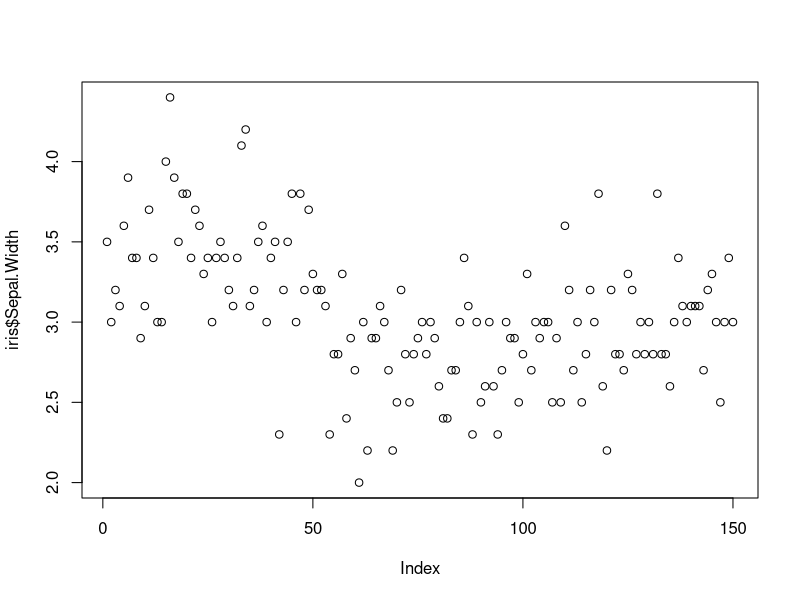
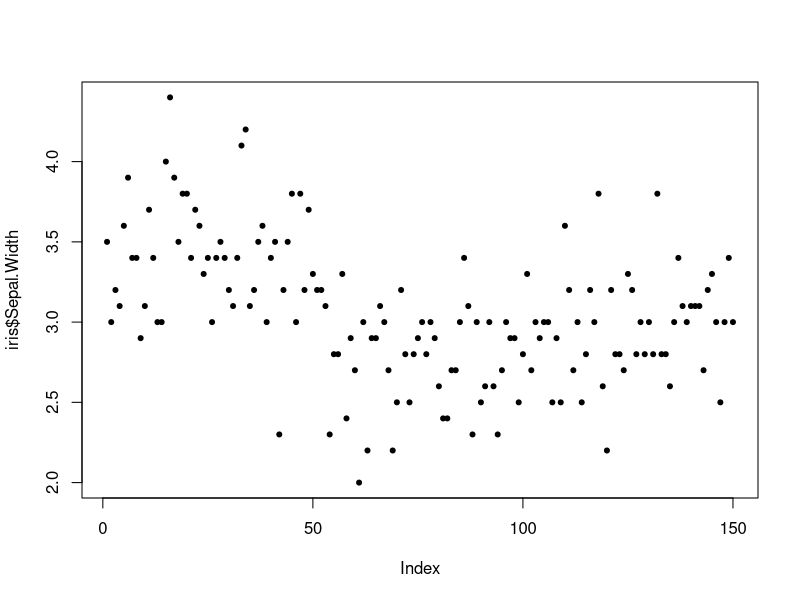
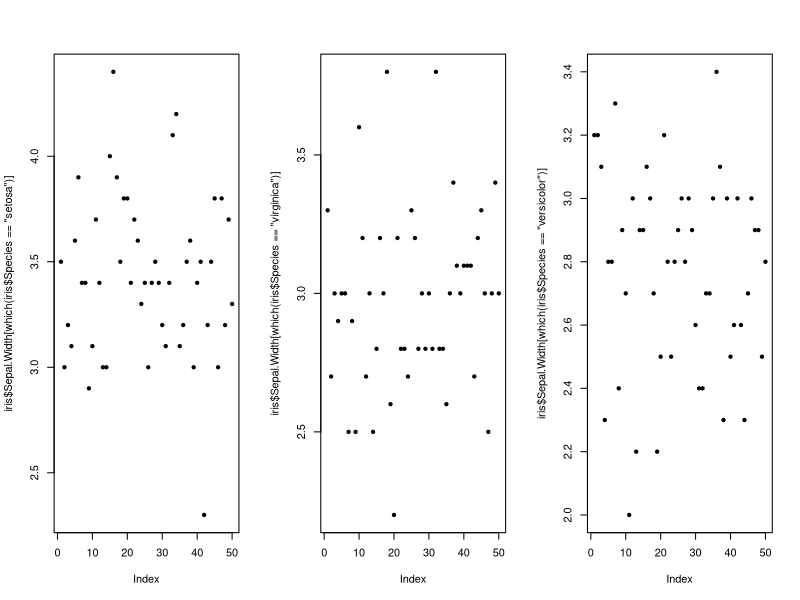
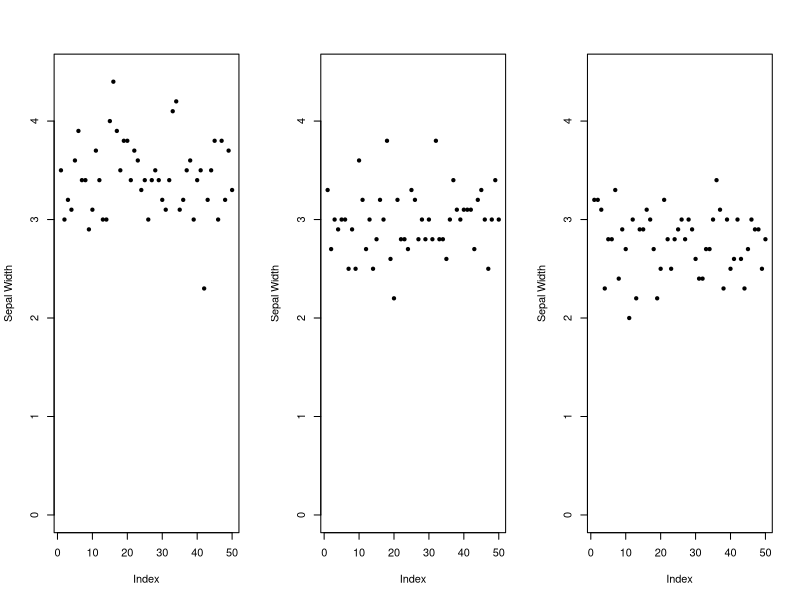
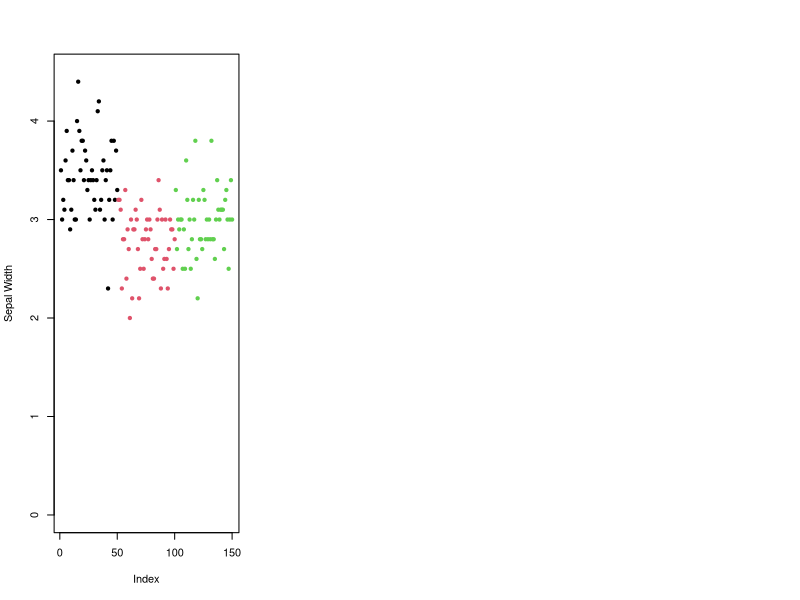
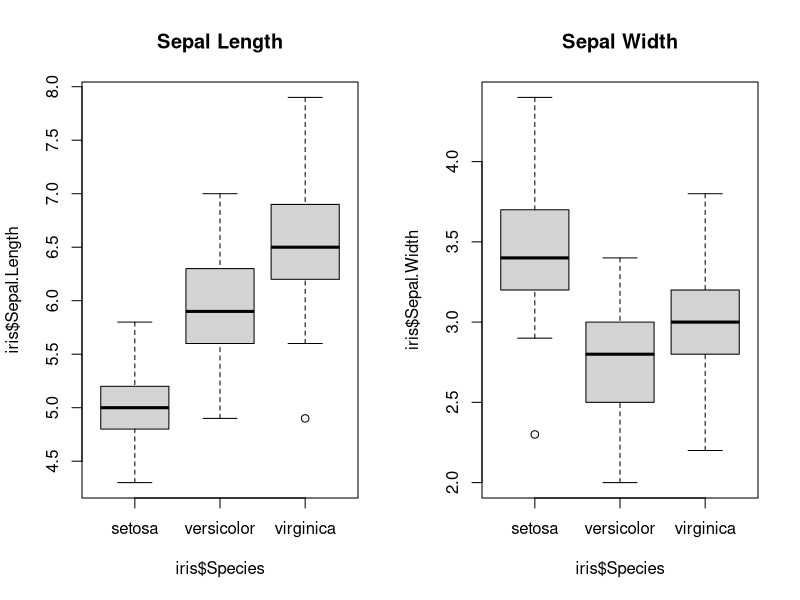
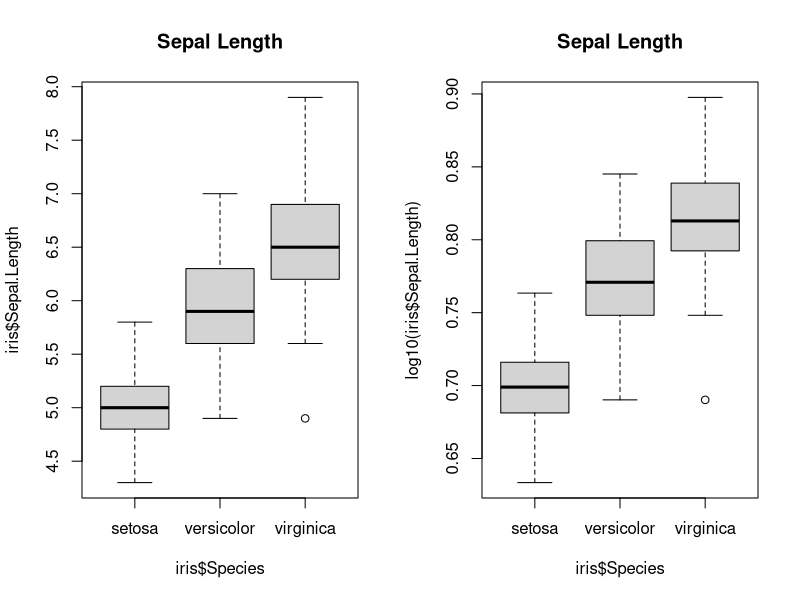
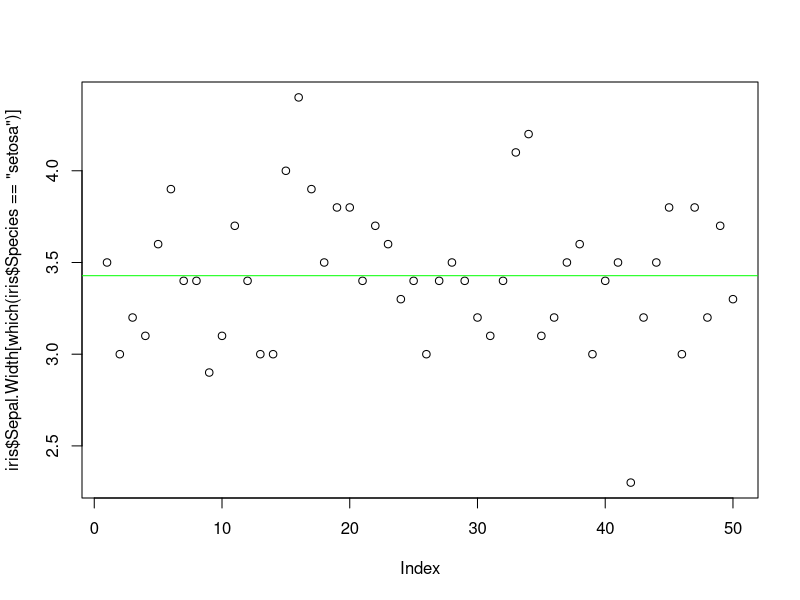

R code for these plots, in order:
#Load the iris dataset
data(iris)

#let's take a look at iris
head(iris)
summary(iris)

#Use the aggregate function to calculate the mean per species for each covariate
aggregate(iris[,1:4], by=list(Species=iris$Species), FUN=mean)

#Use aggregate to calculate the standard deviation for each species per covariate
aggregate(iris[,1:4], by=list(Species=iris$Species), FUN=sd)

#Let's take a look at the distribution of sepal width
plot(iris$Sepal.Width)

#when I plot I like to make filled circles
plot(iris$Sepal.Width, pch=20)

#Let's graph our species sepal widths side by side, one row three columns
par(mfrow=c(1,3))
plot(iris$Sepal.Width[which(iris$Species=="setosa")], pch=20)
plot(iris$Sepal.Width[which(iris$Species=="virginica")], pch=20)
plot(iris$Sepal.Width[which(iris$Species=="versicolor")], pch=20)

#Let's plot this to a file
pdf("~/Desktop/sepal_width.pdf", width = 12, height =6)
par(mfrow=c(1,3))
plot(iris$Sepal.Width[which(iris$Species=="setosa")], pch=20)
plot(iris$Sepal.Width[which(iris$Species=="virginica")], pch=20)
plot(iris$Sepal.Width[which(iris$Species=="versicolor")], pch=20)
dev.off()

#Let's make the same figure but with a labeled y-axis of "Sepal Width"
pdf("~/Desktop/sepal_width.pdf", width = 12, height =6)
par(mfrow=c(1,3))
plot(iris$Sepal.Width[which(iris$Species=="setosa")], pch=20, ylab="Sepal Width")
plot(iris$Sepal.Width[which(iris$Species=="virginica")], pch=20, ylab="Sepal Width")
plot(iris$Sepal.Width[which(iris$Species=="versicolor")], pch=20, ylab="Sepal Width")
dev.off()

#Let's make the y axes the same range
par(mfrow=c(1,3))
plot(iris$Sepal.Width[which(iris$Species=="setosa")], pch=20, ylab="Sepal Width", ylim = c(0,4.5))
plot(iris$Sepal.Width[which(iris$Species=="virginica")], pch=20, ylab="Sepal Width", ylim = c(0,4.5))
plot(iris$Sepal.Width[which(iris$Species=="versicolor")], pch=20, ylab="Sepal Width", ylim = c(0,4.5))

#Let's make a single graph with points colored by species
plot(iris$Sepal.Width, col = iris$Species, pch=20, ylab="Sepal Width", ylim = c(0,4.5))

#Let's compare sepal length and sepal width across species in a boxplot
par(mfrow=c(1,2))
boxplot(iris$Sepal.Length ~ iris$Species, main = "Sepal Length")
boxplot(iris$Sepal.Width ~ iris$Species, main = "Sepal Width")

#Let's plot the y-axis on a log10 scale
par(mfrow=c(1,2))
boxplot(iris$Sepal.Length ~ iris$Species, main = "Sepal Length")
boxplot(log10(iris$Sepal.Length) ~ iris$Species, main = "Sepal Length")

#Variance: Let's take a look at the distribution of sepal width for setosa
par(mfrow=c(1,1))
plot(iris$Sepal.Width[which(iris$Species=="setosa")])

#let's add a line for the mean of sepal width for setosa
abline( h=mean(iris$Sepal.Width[which(iris$Species=="setosa")]), col="green")

# We want to calculate the sum of squares for our data. Let's write a function to do this
SS = function(x){
  observedValues = x
  meanValue = mean(observedValues)
  squareResids = (observedValues - meanValue)^2
  return(sum(squareResids))
}

#let's calculate the Sum of Squares for setosa sepal width
SS(x=iris$Sepal.Width[which(iris$Species=="setosa")])

#We have now calculated the numerator for variance (the sum of squares), let's write a function to calculate variance
variance = function(x){
  sumOfSquares = SS(x)
  DoF = length(x) - 1
  return(sumOfSquares/DoF)
}

#Let's use the function we just wrote to calculate the variance of setosa Sepal Width
variance(iris$Sepal.Width[which(iris$Species=="setosa")])

#Use the R built in function for calculating variance to see if our function is correct (calculate variance for setosa sepal width using R built in function)
var(iris$Sepal.Width[which(iris$Species=="setosa")])
#Yes this gives us the same value!

#Intoduction to the t-test: This is the test to compare the means of two groups.

#Basic assumptions of the student's t-test is constancy of variance (this means that the different groups have the same variance)

#Question: Do different species have different sepal widths?
#Task 1: Are the variances significantly different?
var(iris$Sepal.Width[which(iris$Species=="setosa")])
var(iris$Sepal.Width[which(iris$Species=="virginica")])
var(iris$Sepal.Width[which(iris$Species=="versicolor")])

#How would we test whether these variances are signicantly different? The most commonly used test to compare variances is the F-test
var.test(iris$Sepal.Width[which(iris$Species=="virginica")], iris$Sepal.Width[which(iris$Species=="setosa")])

#These variances do not look significantly different from one another. But let's say they were significantly different, or we just want to be safe and have a reason to fear differences in variances. How would we compare the means of samples with different variances? Luckily, there is a t-test which has a correction for unequal variances. ***Importantly, this is the basic command in R***

#Is the mean sepal width different between virginica and setosa? This test is called "Welch's Approximate t-test"
t.test(iris$Sepal.Width[which(iris$Species=="setosa")], iris$Sepal.Width[which(iris$Species=="virginica")])

#Let's do the same analysis but with a test that assumes equal variance. This test is called the Two Sample t-test
t.test(iris$Sepal.Width[which(iris$Species=="setosa")], iris$Sepal.Width[which(iris$Species=="virginica")], var.equal = T)

#Let's figure out how to analyze data that is not normally distributed. Let's say our sepal width data was not normally distributed, then how can we compare the means of two groups? The most famous statistical test for this is the Wilcoxon rank-sum test.
wilcox.test(iris$Sepal.Width[which(iris$Species=="setosa")], iris$Sepal.Width[which(iris$Species=="virginica")])

#This analysis we just did was comparing the means of two groups. But what about when we have many groups (i.e. here we have three species to compare)? This is an appropriate scenario for Analysis of Variance (ANOVA)
#normally we would specify columns like this:
boxplot(iris$Sepal.Width ~ iris$Species, ylab= "Sepal Width")

#this can be rewritten as
boxplot(Sepal.Width ~ Species, data=iris)

#let's run an anova to compare the mean sepal width between all three groups
aov(iris$Sepal.Width ~ iris$Species)
summary(aov(iris$Sepal.Width ~ iris$Species))

#Let's move on now to looking at relationships between continuous variables. This is when we start talking about correlation coefficients and regression
#Correlation measures the independence (or dependence) of two continuos variables and the direction of their relationship (neg. or positive)
#Does having a longer sepal for setosa mean you have a longer petal?
setosa = iris[which(iris$Species=="setosa"),]
plot(x=setosa$Sepal.Length, y=setosa$Petal.Length, pch=20)

#Let's test the correlation between these two variables
cor.test(setosa$Sepal.Length, setosa$Petal.Length)

#Let's assign the output of the test to a variable
rval = cor.test(setosa$Sepal.Length, setosa$Petal.Length)

#to see how to access the pvalue and R value we can use the attributes function
attributes(rval)

#to access the pvalue we can use the dollar sign and p.value
rval$p.value

#to pull out the Rho value (or R value) and calculate R-squared do the following:
rval$estimate^2

#The Pearson's correlation has power to detect correlations between normally distributed variables. What about variables that are not normally distributed? The way to look at correlation between continuous variables that are not normally distributed is the Spearman rank correlation
cor.test(setosa$Sepal.Length, setosa$Petal.Length, method = "spearman")

#Introduction to Regression: y = bx + error
#The function for the most basic regression in R is lm
#Let's test how sepal length influences petal length in the setosa dataset
fit = lm(Petal.Length ~ Sepal.Length, data=setosa)
summary(fit)

#this regression is telling us that the Beta (b) relationship between y and x is 0.13 (this is the slope). However, the model fails to reject the null hypothesis which is that the slope is equal to 0 (P=0.06).

#Let's add some covariates
# Y= bx1 + cx2 + error
fit = lm(Petal.Length ~ Sepal.Length + Sepal.Width, data=setosa)
summary(fit)

#let's install ggplot2
install.packages('ggplot2')

#load ggplot2
library(ggplot2)

